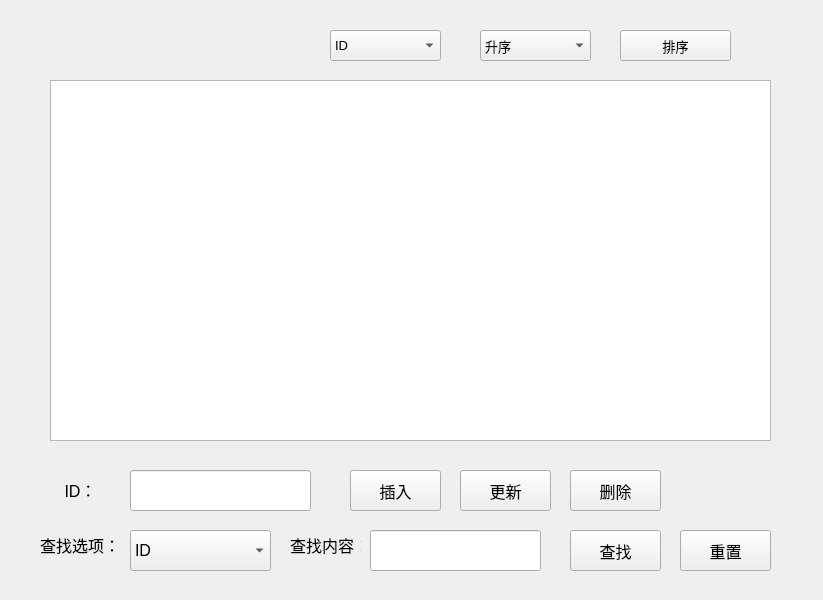
<?xml version="1.0" encoding="UTF-8"?>
<ui version="4.0">
 <class>TeamControl</class>
 <widget class="QWidget" name="TeamControl">
  <property name="geometry">
   <rect>
    <x>0</x>
    <y>0</y>
    <width>823</width>
    <height>600</height>
   </rect>
  </property>
  <property name="windowTitle">
   <string>队伍信息管理系统</string>
  </property>
  <widget class="QTableView" name="tableView">
   <property name="geometry">
    <rect>
     <x>50</x>
     <y>80</y>
     <width>721</width>
     <height>361</height>
    </rect>
   </property>
   <property name="font">
    <font>
     <pointsize>10</pointsize>
    </font>
   </property>
  </widget>
  <widget class="QComboBox" name="sortbyBox">
   <property name="geometry">
    <rect>
     <x>330</x>
     <y>30</y>
     <width>111</width>
     <height>31</height>
    </rect>
   </property>
   <property name="font">
    <font>
     <pointsize>10</pointsize>
    </font>
   </property>
   <item>
    <property name="text">
     <string>ID</string>
    </property>
   </item>
   <item>
    <property name="text">
     <string>作品名称</string>
    </property>
   </item>
   <item>
    <property name="text">
     <string>学校名称</string>
    </property>
   </item>
   <item>
    <property name="text">
     <string>赛事类别</string>
    </property>
   </item>
   <item>
    <property name="text">
     <string>参赛者</string>
    </property>
   </item>
   <item>
    <property name="text">
     <string>指导老师</string>
    </property>
   </item>
  </widget>
  <widget class="QComboBox" name="orderBox">
   <property name="geometry">
    <rect>
     <x>480</x>
     <y>30</y>
     <width>111</width>
     <height>31</height>
    </rect>
   </property>
   <property name="font">
    <font>
     <pointsize>10</pointsize>
    </font>
   </property>
   <item>
    <property name="text">
     <string>升序</string>
    </property>
   </item>
   <item>
    <property name="text">
     <string>降序</string>
    </property>
   </item>
  </widget>
  <widget class="QPushButton" name="sortButton">
   <property name="geometry">
    <rect>
     <x>620</x>
     <y>30</y>
     <width>111</width>
     <height>31</height>
    </rect>
   </property>
   <property name="font">
    <font>
     <pointsize>10</pointsize>
    </font>
   </property>
   <property name="text">
    <string>排序</string>
   </property>
   <property name="icon">
    <iconset resource="pic.qrc">
     <normaloff>:/new/prefix1/image/sort.png</normaloff>:/new/prefix1/image/sort.png</iconset>
   </property>
  </widget>
  <widget class="QLineEdit" name="idlineEdit">
   <property name="geometry">
    <rect>
     <x>130</x>
     <y>470</y>
     <width>181</width>
     <height>41</height>
    </rect>
   </property>
  </widget>
  <widget class="QPushButton" name="insertButton">
   <property name="geometry">
    <rect>
     <x>350</x>
     <y>470</y>
     <width>91</width>
     <height>41</height>
    </rect>
   </property>
   <property name="font">
    <font>
     <family>微软雅黑</family>
     <pointsize>12</pointsize>
    </font>
   </property>
   <property name="text">
    <string>插入</string>
   </property>
   <property name="icon">
    <iconset resource="pic.qrc">
     <normaloff>:/new/prefix1/image/add.png</normaloff>:/new/prefix1/image/add.png</iconset>
   </property>
  </widget>
  <widget class="QPushButton" name="deleteButton">
   <property name="geometry">
    <rect>
     <x>570</x>
     <y>470</y>
     <width>91</width>
     <height>41</height>
    </rect>
   </property>
   <property name="font">
    <font>
     <pointsize>12</pointsize>
    </font>
   </property>
   <property name="text">
    <string>删除</string>
   </property>
   <property name="icon">
    <iconset resource="pic.qrc">
     <normaloff>:/new/prefix1/image/delete.png</normaloff>:/new/prefix1/image/delete.png</iconset>
   </property>
  </widget>
  <widget class="QPushButton" name="updateButton">
   <property name="geometry">
    <rect>
     <x>460</x>
     <y>470</y>
     <width>91</width>
     <height>41</height>
    </rect>
   </property>
   <property name="font">
    <font>
     <pointsize>12</pointsize>
    </font>
   </property>
   <property name="text">
    <string>更新</string>
   </property>
   <property name="icon">
    <iconset resource="pic.qrc">
     <normaloff>:/new/prefix1/image/update.png</normaloff>:/new/prefix1/image/update.png</iconset>
   </property>
  </widget>
  <widget class="QComboBox" name="optionBox">
   <property name="geometry">
    <rect>
     <x>130</x>
     <y>530</y>
     <width>141</width>
     <height>41</height>
    </rect>
   </property>
   <property name="font">
    <font>
     <pointsize>12</pointsize>
    </font>
   </property>
   <item>
    <property name="text">
     <string>ID</string>
    </property>
   </item>
   <item>
    <property name="text">
     <string>作品名称</string>
    </property>
   </item>
   <item>
    <property name="text">
     <string>学校名称</string>
    </property>
   </item>
   <item>
    <property name="text">
     <string>赛事类别</string>
    </property>
   </item>
   <item>
    <property name="text">
     <string>参赛选手</string>
    </property>
   </item>
   <item>
    <property name="text">
     <string>指导老师</string>
    </property>
   </item>
  </widget>
  <widget class="QLabel" name="label">
   <property name="geometry">
    <rect>
     <x>40</x>
     <y>470</y>
     <width>81</width>
     <height>41</height>
    </rect>
   </property>
   <property name="text">
    <string>&lt;html&gt;&lt;head/&gt;&lt;body&gt;&lt;p align=&quot;center&quot;&gt;&lt;span style=&quot; font-size:12pt;&quot;&gt;ID：&lt;/span&gt;&lt;/p&gt;&lt;/body&gt;&lt;/html&gt;</string>
   </property>
  </widget>
  <widget class="QLabel" name="label_2">
   <property name="geometry">
    <rect>
     <x>40</x>
     <y>530</y>
     <width>81</width>
     <height>31</height>
    </rect>
   </property>
   <property name="text">
    <string>&lt;html&gt;&lt;head/&gt;&lt;body&gt;&lt;p&gt;&lt;span style=&quot; font-size:12pt;&quot;&gt;查找选项：&lt;/span&gt;&lt;/p&gt;&lt;/body&gt;&lt;/html&gt;</string>
   </property>
  </widget>
  <widget class="QLineEdit" name="contentEdit">
   <property name="geometry">
    <rect>
     <x>370</x>
     <y>530</y>
     <width>171</width>
     <height>41</height>
    </rect>
   </property>
  </widget>
  <widget class="QLabel" name="label_3">
   <property name="geometry">
    <rect>
     <x>290</x>
     <y>530</y>
     <width>71</width>
     <height>31</height>
    </rect>
   </property>
   <property name="text">
    <string>&lt;html&gt;&lt;head/&gt;&lt;body&gt;&lt;p&gt;&lt;span style=&quot; font-size:12pt;&quot;&gt;查找内容：&lt;/span&gt;&lt;/p&gt;&lt;/body&gt;&lt;/html&gt;</string>
   </property>
  </widget>
  <widget class="QPushButton" name="serachButton">
   <property name="geometry">
    <rect>
     <x>570</x>
     <y>530</y>
     <width>91</width>
     <height>41</height>
    </rect>
   </property>
   <property name="font">
    <font>
     <pointsize>12</pointsize>
    </font>
   </property>
   <property name="text">
    <string>查找</string>
   </property>
   <property name="icon">
    <iconset resource="pic.qrc">
     <normaloff>:/new/prefix1/image/filter.png</normaloff>:/new/prefix1/image/filter.png</iconset>
   </property>
  </widget>
  <widget class="QPushButton" name="resetButton">
   <property name="geometry">
    <rect>
     <x>680</x>
     <y>530</y>
     <width>91</width>
     <height>41</height>
    </rect>
   </property>
   <property name="font">
    <font>
     <pointsize>12</pointsize>
    </font>
   </property>
   <property name="text">
    <string>重置</string>
   </property>
   <property name="icon">
    <iconset resource="pic.qrc">
     <normaloff>:/new/prefix1/image/refresh.png</normaloff>:/new/prefix1/image/refresh.png</iconset>
   </property>
  </widget>
 </widget>
 <resources>
  <include location="pic.qrc"/>
 </resources>
 <connections/>
</ui>
